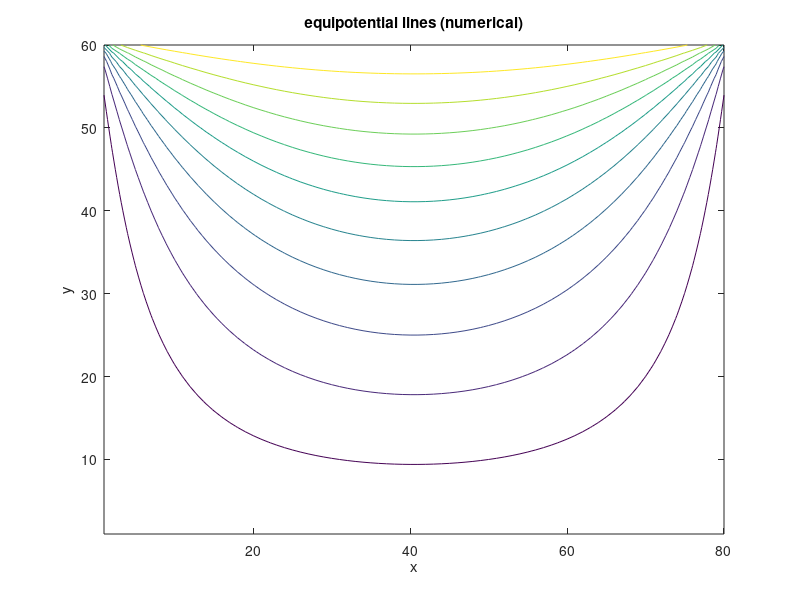
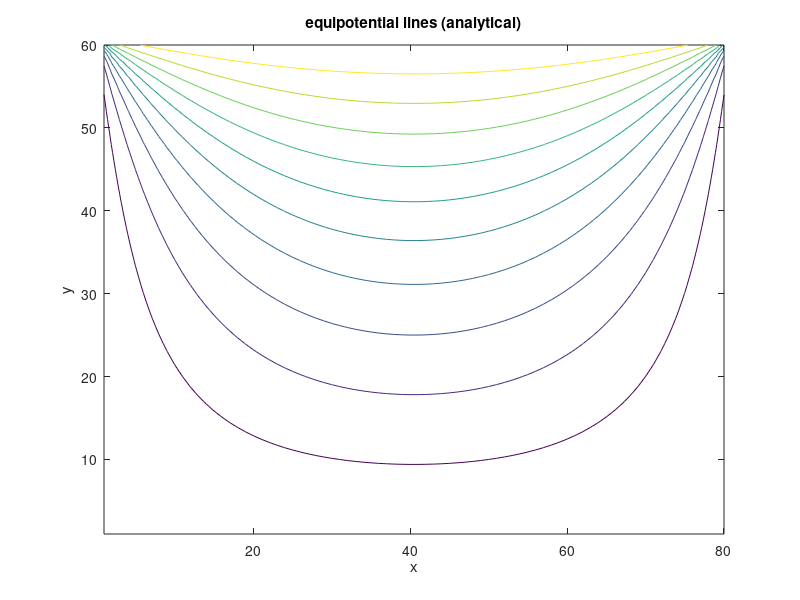

These figures' MATLAB source, in order:
%  A simple finite-difference method to get potential distribution in a
%  rectangular box. Boundary conditions are V0=0 except for V0=10 at y=b.
%  The code was written by Wei Sha from HKU
%  Email: wsha@eee.hku.hk 

clc;clear

%  boundary value at y=b
V0=10;

% line and column number
Nx=80;
Ny=60;
N=Nx*Ny;

% setting for sparse matrix
a=ones(N,5);  % line 
b=ones(N,5);  % column
c=zeros(N,5); % value

% voltage vector
v=zeros(N,1); 

% matrix filling (five-point difference)
for n=1:Ny
    for m=1:Nx
        index=(n-1)*Nx+m;
        
        %  middle point
        a(index,1)=index;
        b(index,1)=index;
        c(index,1)=4;
        
        if (m-1>=1)
            a(index,2)=index;
            b(index,2)=index-1;  %  left
            c(index,2)=-1;
        end
        
        if (m+1<=Nx)
            a(index,3)=index;
            b(index,3)=index+1;  %  right
            c(index,3)=-1;
        end
        
        if (n+1<=Ny)
            a(index,4)=index;
            b(index,4)=index+Nx; %  down
            c(index,4)=-1;
        end
        
        if (n-1>=1)
            a(index,5)=index;
            b(index,5)=index-Nx; %  up
            c(index,5)=-1;
        end
        
    end
end

% voltage filling V0=10 at y=b
for m=1:Nx
    index=(Ny-1)*Nx+m;
    v(index)=V0;
end

% generate sparse matrix
X=sparse(a,b,c,N,N);

% get the solution
res=X\v;

% convert 1d solution to 2d solution
yy=zeros(Ny,Nx);

for n=1:Ny
    for m=1:Nx
        index=(n-1)*Nx+m;
        yy(n,m)=res(index);
    end
end

% get analytical solution by separation of variables
yy_ref=zeros(Ny,Nx);
for n=1:Ny
    for m=1:Nx
        for q=1:2:101
            yy_ref(n,m)=yy_ref(n,m)+4*10/pi*sin(q*pi*m/(Nx+1))*sinh(q*pi*n/(Nx+1))/(q*sinh(q*pi*(Ny+1)/(Nx+1)));
        end
    end
end

%  show results
figure(1)
contour(yy);
xlabel('x')
ylabel('y')
title('equipotential lines (numerical)')

figure(2)
contour(yy_ref);
xlabel('x')
ylabel('y')
title('equipotential lines (analytical)')

%  error between analytical solution and numerical solution
norm(yy_ref-yy,'fro')/norm(yy,'fro')



